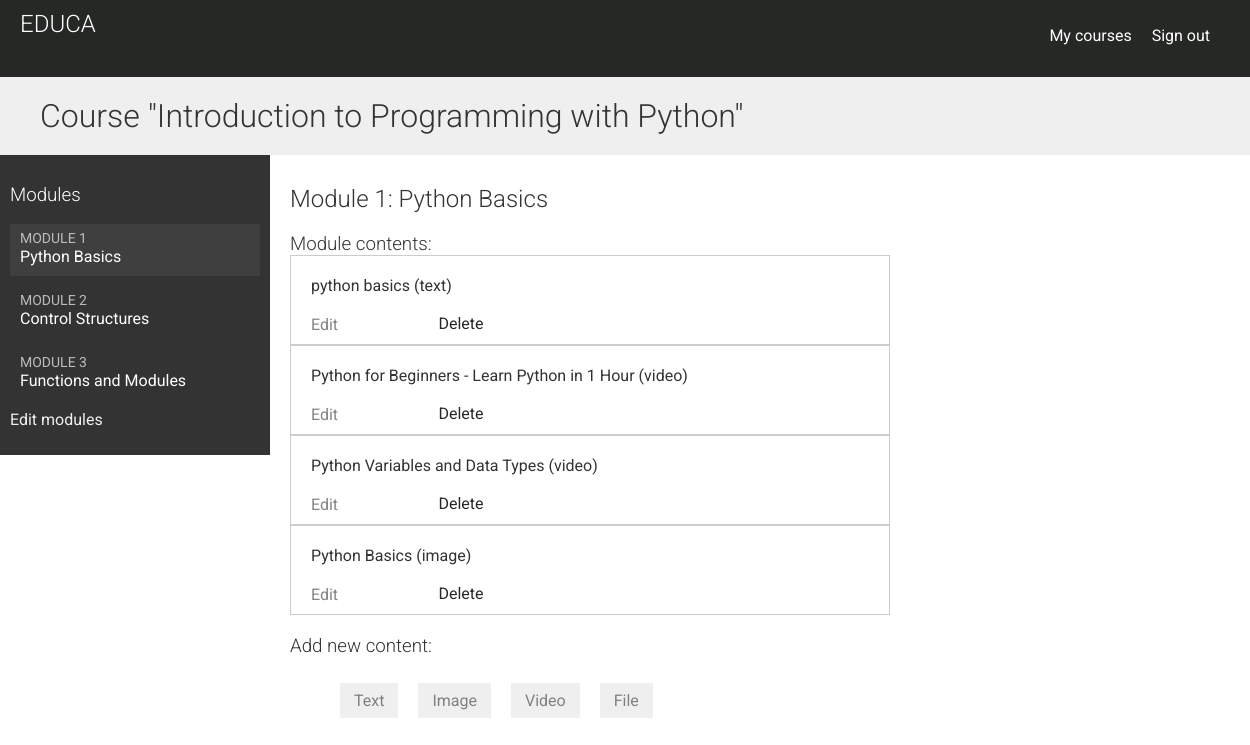
The page /course/module/15/ (signed in) on the database its author committed.
### courses/models.py (models this page shows, shortened)
class Course(models.Model):
    owner = models.ForeignKey(
        User, related_name="courses_created", on_delete=models.CASCADE
    )
    subject = models.ForeignKey(
        Subject, related_name="courses", on_delete=models.CASCADE
    )
    title = models.CharField(max_length=200)
    slug = models.SlugField(max_length=200, unique=True)
    overview = models.TextField()
    created = models.DateTimeField(auto_now_add=True)
    students = models.ManyToManyField(User, related_name="courses_joined", blank=True)
    image = models.FileField(upload_to="images", blank=True)
    class Meta:
        ordering = ["-created"]

class Module(models.Model):
    course = models.ForeignKey(Course, related_name="modules", on_delete=models.CASCADE)
    title = models.CharField(max_length=200)
    description = models.TextField(blank=True)
    order = OrderField(blank=True, for_fields=["course"])
    class Meta:
        ordering = ["order"]

class Content(models.Model):
    module = models.ForeignKey(
        Module, related_name="contents", on_delete=models.CASCADE
    )
    content_type = models.ForeignKey(
        ContentType,
        on_delete=models.CASCADE,
        limit_choices_to={"model__in": ("text", "file", "image", "video")},
    )
    object_id = models.PositiveIntegerField()
    item = GenericForeignKey("content_type", "object_id")
    order = OrderField(blank=True, for_fields=["module"])
    class Meta:
        ordering = ["order"]

class ItemBase(models.Model):
    owner = models.ForeignKey(
        User, related_name="%(class)s_related", on_delete=models.CASCADE
    )
    title = models.CharField(max_length=250)
    created = models.DateTimeField(auto_now_add=True)
    updated = models.DateTimeField(auto_now=True)
    class Meta:
        abstract = True
    def __str__(self):
        return self.title

class Text(ItemBase):
    content = models.TextField()

class Video(ItemBase):
    url = models.URLField()

class Image(ItemBase):
    file = models.FileField(upload_to="images")

### courses/views.py (the view)
# urls.py: path('module/<int:module_id>/', views.ModuleContentListView.as_view(), name='module_content_list'),
class ModuleContentListView(TemplateResponseMixin, View):
    template_name = "courses/manage/module/content_list.html"
    def get(self, request, module_id):
        module = get_object_or_404(Module, id=module_id, course__owner=request.user)
        return self.render_to_response({"module": module})

### courses/templatetags/course.py (called while the page is built)
@register.filter
def model_name(obj):
    try:
        return obj._meta.model_name
    except AttributeError:
        return None

### courses/templates/courses/manage/module/content_list.html (shortened to what this page needs)
{% extends "base.html" %}
{% load course %}
{% block content %}
{% with course=module.course %}
<h1>Course "{{ course.title }}"</h1>
<div class="contents">
    <h3>Modules</h3>
    <ul id="modules">
        {% for m in course.modules.all %}
            <li data-id="{{ m.id }}" {% if m == module %} class="selected"{% endif %}>
                <a href="{% url "module_content_list" m.id %}">
                    <span>
                    Module <span class="order">{{ m.order|add:1 }}</span>
                    </span>
                    <br>
                    {{ m.title }}
                </a>
            </li>
        {% empty %}
            <li>No modules yet.</li>
        {% endfor %}
    </ul>
    <p><a href="{% url "course_module_update" course.id %}">
    Edit modules</a></p>
</div>
<div class="module">
    <h2>Module {{ module.order|add:1 }}: {{ module.title }}</h2>
    <h3>Module contents:</h3>
    <div id="module-contents">
        {% for content in module.contents.all %}
            <div data-id="{{ content.id }}">
            {% with item=content.item %}
                <p>{{ item }} ({{ item|model_name }})</p>
                <a href="{% url "module_content_update" module.id item|model_name item.id %}">Edit</a>
                <form action="{% url "module_content_delete" content.id %}"
                method="post">
                    <input type="submit" value="Delete">
                </form>
            {% endwith %}
            </div>
        {% empty %}
        <p>This module has no contents yet.</p>
        {% endfor %}
    </div>
    <h3>Add new content:</h3>
    <ul class="content-types">
    <li>
        <a href="{% url "module_content_create" module.id "text" %}">
        Text
        </a>
    </li>
    <li>
        <a href="{% url "module_content_create" module.id "image" %}">
        Image
        </a>
    </li>
    <li>
        <a href="{% url "module_content_create" module.id "video" %}">
        Video
        </a>
    </li>
    <li>
        <a href="{% url "module_content_create" module.id "file" %}">
        File
        </a>
    </li>
    </ul>
</div>
{% endwith %}
{% endblock %}

### courses/static/css/base.css (style rules this page uses)
body { margin:0; font-family:'Roboto', sans-serif; font-weight:400; color:#333; }
a { color:#585353b8; text-decoration:none; }
ul { float:left; }
h1, h2, h3, h4, h5, h6 { font-family:'Roboto', sans-serif; font-weight:300; }
h1 { background:#efefef; width:100%; overflow:auto; padding:20px 0 20px 40px; margin:0; }
.module { margin-left: 25; align-items: flex-start; padding:10px 20px; float:left; width:600px; }
.module h3 { margin:20px 0 0; padding:0; width:100%; }
.module p { margin:10px 0 20px; width:100%; float:left; }
.contents { width:20%; padding:10px; float:left; background:#333; color: #fff; font-family:'Roboto', sans-serif; }
.contents ul { list-style:none; margin:0; padding:0; width:100%; }
.contents ul li { margin:0 0 10px 0; padding:4px 10px 10px; overflow:auto; cursor:move; }
.contents ul li.selected { background:#3f3f3f; }
.contents ul span { text-transform:uppercase; color:#bbb; font-size:14px; }
.contents ul a { display:block; color:#fff; text-decoration:none; }
.contents a { color:#efefef; }
ul.content-types li { list-style:none; float:left; margin:10px; background:#efefef; padding:8px 14px; }
input, select, textarea { border:1px solid #ccc; border-bottom:3px solid #ccc; padding:8px 12px; font-size:16px; font-family:'Roboto', sans-serif; float:left; clear:both; width:300px; }
input[type=submit], a.button { border-radius:5px; background:#252825; color:#fff; font-size:16px; text-transform:uppercase; border:none; padding:10px 20px; margin:20px 0; }
#module-contents div { padding:10px 20px; border:1px solid #ccc; background:#fff }
#module-contents form { margin:0; padding:0; }
#module-contents input[type=submit] { color:#252825; background:none; margin:-20px 0 0; padding:0; float:left; text-transform:none; }

### rows shown on the page
Course: title "Introduction to Programming with Python"
Module: order|add "1", title "Python Basics"
Module: order|add "2", title "Control Structures"
Module: order|add "3", title "Functions and Modules"
Content: item "python basics", item|model_name "text"
Content: item "Python for Beginners - Learn Python in 1 Hour", item|model_name "video"
Content: item "Python Variables and Data Types", item|model_name "video"
Content: item "Python Basics", item|model_name "image"
